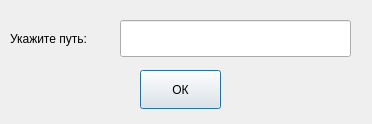
<?xml version="1.0" encoding="UTF-8"?>
<ui version="4.0">
 <class>pathFile</class>
 <widget class="QDialog" name="pathFile">
  <property name="geometry">
   <rect>
    <x>0</x>
    <y>0</y>
    <width>372</width>
    <height>124</height>
   </rect>
  </property>
  <property name="windowTitle">
   <string>Dialog</string>
  </property>
  <widget class="QPushButton" name="pushButton">
   <property name="geometry">
    <rect>
     <x>140</x>
     <y>70</y>
     <width>81</width>
     <height>39</height>
    </rect>
   </property>
   <property name="text">
    <string>ОК</string>
   </property>
  </widget>
  <widget class="QLineEdit" name="userPath">
   <property name="geometry">
    <rect>
     <x>120</x>
     <y>20</y>
     <width>231</width>
     <height>37</height>
    </rect>
   </property>
  </widget>
  <widget class="QLabel" name="label">
   <property name="geometry">
    <rect>
     <x>10</x>
     <y>20</y>
     <width>121</width>
     <height>37</height>
    </rect>
   </property>
   <property name="text">
    <string>Укажите путь:</string>
   </property>
  </widget>
 </widget>
 <resources/>
 <connections/>
</ui>
